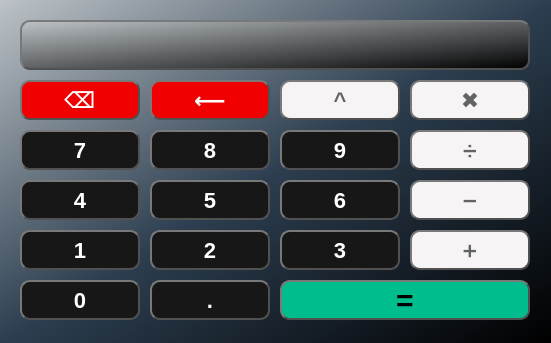
<?xml version="1.0" encoding="UTF-8"?>
<ui version="4.0">
 <class>QDialog</class>
 <widget class="QDialog" name="QDialog">
  <property name="enabled">
   <bool>true</bool>
  </property>
  <property name="geometry">
   <rect>
    <x>0</x>
    <y>0</y>
    <width>551</width>
    <height>343</height>
   </rect>
  </property>
  <property name="minimumSize">
   <size>
    <width>551</width>
    <height>343</height>
   </size>
  </property>
  <property name="maximumSize">
   <size>
    <width>551</width>
    <height>343</height>
   </size>
  </property>
  <property name="windowTitle">
   <string>Calcu ni Jonrets</string>
  </property>
  <property name="windowIcon">
   <iconset>
    <normaloff>Downloads/icon.ico</normaloff>Downloads/icon.ico</iconset>
  </property>
  <property name="autoFillBackground">
   <bool>false</bool>
  </property>
  <property name="styleSheet">
   <string notr="true">background-color: qlineargradient(x1: 0, y1: 0, x2: 1, y2: 1,stop: 0 #bdc3c7, stop: 0.5 #2c3e50, stop: 1 #000000);
</string>
  </property>
  <widget class="QPushButton" name="num7_button">
   <property name="geometry">
    <rect>
     <x>20</x>
     <y>130</y>
     <width>120</width>
     <height>40</height>
    </rect>
   </property>
   <property name="cursor">
    <cursorShape>PointingHandCursor</cursorShape>
   </property>
   <property name="styleSheet">
    <string notr="true">QPushButton{
    color: white;
    background-color: rgb(23, 23, 23);
    font: bold 22px;
    padding: 6px;
    border-style: outset;
    border-width: 2px;
    border-radius: 10px;
    border-color: rgb(81, 81, 81);
}

QPushButton:hover{
    background-color: rgb(36, 36, 36);

}

QPushButton:pressed{
    background-color: black;
}</string>
   </property>
   <property name="text">
    <string>7</string>
   </property>
  </widget>
  <widget class="QPushButton" name="num8_button">
   <property name="geometry">
    <rect>
     <x>150</x>
     <y>130</y>
     <width>120</width>
     <height>40</height>
    </rect>
   </property>
   <property name="cursor">
    <cursorShape>PointingHandCursor</cursorShape>
   </property>
   <property name="styleSheet">
    <string notr="true">QPushButton{
    color: white;
    background-color: rgb(23, 23, 23);
    font: bold 22px;
    padding: 6px;
    border-style: outset;
    border-width: 2px;
    border-radius: 10px;
    border-color: rgb(81, 81, 81);
}

QPushButton:hover{
    background-color: rgb(36, 36, 36);

}

QPushButton:pressed{
    background-color: black;
}</string>
   </property>
   <property name="text">
    <string>8</string>
   </property>
  </widget>
  <widget class="QPushButton" name="num6_button">
   <property name="geometry">
    <rect>
     <x>280</x>
     <y>180</y>
     <width>120</width>
     <height>40</height>
    </rect>
   </property>
   <property name="cursor">
    <cursorShape>PointingHandCursor</cursorShape>
   </property>
   <property name="styleSheet">
    <string notr="true">QPushButton{
    color: white;
    background-color: rgb(23, 23, 23);
    font: bold 22px;
    padding: 6px;
    border-style: outset;
    border-width: 2px;
    border-radius: 10px;
    border-color: rgb(81, 81, 81);
}

QPushButton:hover{
    background-color: rgb(36, 36, 36);

}

QPushButton:pressed{
    background-color: black;
}</string>
   </property>
   <property name="text">
    <string>6</string>
   </property>
  </widget>
  <widget class="QPushButton" name="num2_button">
   <property name="geometry">
    <rect>
     <x>150</x>
     <y>230</y>
     <width>120</width>
     <height>40</height>
    </rect>
   </property>
   <property name="cursor">
    <cursorShape>PointingHandCursor</cursorShape>
   </property>
   <property name="styleSheet">
    <string notr="true">QPushButton{
    color: white;
    background-color: rgb(23, 23, 23);
    font: bold 22px;
    padding: 6px;
    border-style: outset;
    border-width: 2px;
    border-radius: 10px;
    border-color: rgb(81, 81, 81);
}

QPushButton:hover{
    background-color: rgb(36, 36, 36);

}

QPushButton:pressed{
    background-color: black;
}</string>
   </property>
   <property name="text">
    <string>2</string>
   </property>
  </widget>
  <widget class="QPushButton" name="num3_button">
   <property name="geometry">
    <rect>
     <x>280</x>
     <y>230</y>
     <width>120</width>
     <height>40</height>
    </rect>
   </property>
   <property name="cursor">
    <cursorShape>PointingHandCursor</cursorShape>
   </property>
   <property name="styleSheet">
    <string notr="true">QPushButton{
    color: white;
    background-color: rgb(23, 23, 23);
    font: bold 22px;
    padding: 6px;
    border-style: outset;
    border-width: 2px;
    border-radius: 10px;
    border-color: rgb(81, 81, 81);
}

QPushButton:hover{
    background-color: rgb(36, 36, 36);

}

QPushButton:pressed{
    background-color: black;
}</string>
   </property>
   <property name="text">
    <string>3</string>
   </property>
  </widget>
  <widget class="QPushButton" name="num1_button">
   <property name="geometry">
    <rect>
     <x>20</x>
     <y>230</y>
     <width>120</width>
     <height>40</height>
    </rect>
   </property>
   <property name="cursor">
    <cursorShape>PointingHandCursor</cursorShape>
   </property>
   <property name="styleSheet">
    <string notr="true">QPushButton{
    color: white;
    background-color: rgb(23, 23, 23);
    font: bold 22px;
    padding: 6px;
    border-style: outset;
    border-width: 2px;
    border-radius: 10px;
    border-color: rgb(81, 81, 81);
}

QPushButton:hover{
    background-color: rgb(36, 36, 36);

}

QPushButton:pressed{
    background-color: black;
}</string>
   </property>
   <property name="text">
    <string>1</string>
   </property>
  </widget>
  <widget class="QPushButton" name="num9_button">
   <property name="geometry">
    <rect>
     <x>280</x>
     <y>130</y>
     <width>120</width>
     <height>40</height>
    </rect>
   </property>
   <property name="cursor">
    <cursorShape>PointingHandCursor</cursorShape>
   </property>
   <property name="styleSheet">
    <string notr="true">QPushButton{
    color: white;
    background-color: rgb(23, 23, 23);
    font: bold 22px;
    padding: 6px;
    border-style: outset;
    border-width: 2px;
    border-radius: 10px;
    border-color: rgb(81, 81, 81);
}

QPushButton:hover{
    background-color: rgb(36, 36, 36);

}

QPushButton:pressed{
    background-color: black;
}</string>
   </property>
   <property name="text">
    <string>9</string>
   </property>
  </widget>
  <widget class="QPushButton" name="num4_button">
   <property name="geometry">
    <rect>
     <x>20</x>
     <y>180</y>
     <width>120</width>
     <height>40</height>
    </rect>
   </property>
   <property name="cursor">
    <cursorShape>PointingHandCursor</cursorShape>
   </property>
   <property name="styleSheet">
    <string notr="true">QPushButton{
    color: white;
    background-color: rgb(23, 23, 23);
    font: bold 22px;
    padding: 6px;
    border-style: outset;
    border-width: 2px;
    border-radius: 10px;
    border-color: rgb(81, 81, 81);
}

QPushButton:hover{
    background-color: rgb(36, 36, 36);

}

QPushButton:pressed{
    background-color: black;
}</string>
   </property>
   <property name="text">
    <string>4</string>
   </property>
  </widget>
  <widget class="QPushButton" name="num5_button">
   <property name="geometry">
    <rect>
     <x>150</x>
     <y>180</y>
     <width>120</width>
     <height>40</height>
    </rect>
   </property>
   <property name="cursor">
    <cursorShape>PointingHandCursor</cursorShape>
   </property>
   <property name="styleSheet">
    <string notr="true">QPushButton{
    color: white;
    background-color: rgb(23, 23, 23);
    font: bold 22px;
    padding: 6px;
    border-style: outset;
    border-width: 2px;
    border-radius: 10px;
    border-color: rgb(81, 81, 81);
}

QPushButton:hover{
    background-color: rgb(36, 36, 36);

}

QPushButton:pressed{
    background-color: black;
}</string>
   </property>
   <property name="text">
    <string>5</string>
   </property>
  </widget>
  <widget class="QPushButton" name="sub_button">
   <property name="geometry">
    <rect>
     <x>410</x>
     <y>180</y>
     <width>120</width>
     <height>40</height>
    </rect>
   </property>
   <property name="cursor">
    <cursorShape>PointingHandCursor</cursorShape>
   </property>
   <property name="styleSheet">
    <string notr="true">QPushButton{
    color: rgb(99, 99, 99);
    background-color: rgb(246, 244, 244);
    font: bold 18px;
    padding: 6px;
    border-style: outset;
    border-width: 2px;
    border-radius: 10px;
    border-color: rgb(81, 81, 81);
}

QPushButton:hover{
    background-color: white;

}

QPushButton:pressed{
    background-color: rgb(237, 233, 233);
}</string>
   </property>
   <property name="text">
    <string>➖</string>
   </property>
  </widget>
  <widget class="QPushButton" name="div_button">
   <property name="geometry">
    <rect>
     <x>410</x>
     <y>130</y>
     <width>120</width>
     <height>40</height>
    </rect>
   </property>
   <property name="cursor">
    <cursorShape>PointingHandCursor</cursorShape>
   </property>
   <property name="styleSheet">
    <string notr="true">QPushButton{
    color: rgb(99, 99, 99);
    background-color: rgb(246, 244, 244);
    font: bold 18px;
    padding: 6px;
    border-style: outset;
    border-width: 2px;
    border-radius: 10px;
    border-color: rgb(81, 81, 81);
}

QPushButton:hover{
    background-color: white;

}

QPushButton:pressed{
    background-color: rgb(237, 233, 233);
}</string>
   </property>
   <property name="text">
    <string>➗</string>
   </property>
  </widget>
  <widget class="QPushButton" name="num0_button">
   <property name="geometry">
    <rect>
     <x>20</x>
     <y>280</y>
     <width>120</width>
     <height>40</height>
    </rect>
   </property>
   <property name="cursor">
    <cursorShape>PointingHandCursor</cursorShape>
   </property>
   <property name="styleSheet">
    <string notr="true">QPushButton{
    color: white;
    background-color: rgb(23, 23, 23);
    font: bold 22px;
    padding: 6px;
    border-style: outset;
    border-width: 2px;
    border-radius: 10px;
    border-color: rgb(81, 81, 81);
}

QPushButton:hover{
    background-color: rgb(36, 36, 36);

}

QPushButton:pressed{
    background-color: black;
}</string>
   </property>
   <property name="text">
    <string>0</string>
   </property>
  </widget>
  <widget class="QPushButton" name="plus_button">
   <property name="geometry">
    <rect>
     <x>410</x>
     <y>230</y>
     <width>120</width>
     <height>40</height>
    </rect>
   </property>
   <property name="cursor">
    <cursorShape>PointingHandCursor</cursorShape>
   </property>
   <property name="styleSheet">
    <string notr="true">QPushButton{
    color: rgb(99, 99, 99);
    background-color: rgb(246, 244, 244);
    font: bold 18px;
    padding: 6px;
    border-style: outset;
    border-width: 2px;
    border-radius: 10px;
    border-color: rgb(81, 81, 81);
}

QPushButton:hover{
    background-color: white;

}

QPushButton:pressed{
    background-color: rgb(237, 233, 233);
}</string>
   </property>
   <property name="text">
    <string>➕</string>
   </property>
  </widget>
  <widget class="QPushButton" name="dot_button">
   <property name="geometry">
    <rect>
     <x>150</x>
     <y>280</y>
     <width>120</width>
     <height>40</height>
    </rect>
   </property>
   <property name="cursor">
    <cursorShape>PointingHandCursor</cursorShape>
   </property>
   <property name="styleSheet">
    <string notr="true">QPushButton{
    color: white;
    background-color: rgb(23, 23, 23);
    font: bold 22px;
    padding: 6px;
    border-style: outset;
    border-width: 2px;
    border-radius: 10px;
    border-color: rgb(81, 81, 81);
}

QPushButton:hover{
    background-color: rgb(36, 36, 36);

}

QPushButton:pressed{
    background-color: black;
}</string>
   </property>
   <property name="text">
    <string>.</string>
   </property>
  </widget>
  <widget class="QPushButton" name="power_button">
   <property name="geometry">
    <rect>
     <x>280</x>
     <y>80</y>
     <width>120</width>
     <height>40</height>
    </rect>
   </property>
   <property name="cursor">
    <cursorShape>PointingHandCursor</cursorShape>
   </property>
   <property name="styleSheet">
    <string notr="true">QPushButton{
    color: rgb(99, 99, 99);
    background-color: rgb(246, 244, 244);
    font: bold 22px;
    padding: 6px;
    border-style: outset;
    border-width: 2px;
    border-radius: 10px;
    border-color: rgb(81, 81, 81);
}

QPushButton:hover{
    background-color: white;

}

QPushButton:pressed{
    background-color: rgb(237, 233, 233);
}</string>
   </property>
   <property name="text">
    <string>^</string>
   </property>
  </widget>
  <widget class="QPushButton" name="equal_button">
   <property name="geometry">
    <rect>
     <x>280</x>
     <y>280</y>
     <width>250</width>
     <height>40</height>
    </rect>
   </property>
   <property name="cursor">
    <cursorShape>PointingHandCursor</cursorShape>
   </property>
   <property name="styleSheet">
    <string notr="true">QPushButton{
    color: black;
    background-color: rgb(0, 189, 142);
    font: bold 30px;
    padding: 6px;
    border-style: outset;
    border-width: 2px;
    border-radius: 10px;
    border-color: rgb(81, 81, 81);
}

QPushButton:hover{
    background-color: rgb(0, 219, 164);

}

QPushButton:pressed{
    background-color: rgb(0, 168, 126);
}</string>
   </property>
   <property name="text">
    <string>=</string>
   </property>
  </widget>
  <widget class="QPushButton" name="mul_button">
   <property name="geometry">
    <rect>
     <x>410</x>
     <y>80</y>
     <width>120</width>
     <height>40</height>
    </rect>
   </property>
   <property name="cursor">
    <cursorShape>PointingHandCursor</cursorShape>
   </property>
   <property name="styleSheet">
    <string notr="true">QPushButton{
    color: rgb(99, 99, 99);
    background-color: rgb(246, 244, 244);
    font: bold 22px;
    padding: 6px;
    border-style: outset;
    border-width: 2px;
    border-radius: 10px;
    border-color: rgb(81, 81, 81);
}

QPushButton:hover{
    background-color: white;

}

QPushButton:pressed{
    background-color: rgb(237, 233, 233);
}</string>
   </property>
   <property name="text">
    <string>✖️</string>
   </property>
  </widget>
  <widget class="QPushButton" name="back_button">
   <property name="geometry">
    <rect>
     <x>150</x>
     <y>80</y>
     <width>120</width>
     <height>40</height>
    </rect>
   </property>
   <property name="cursor">
    <cursorShape>PointingHandCursor</cursorShape>
   </property>
   <property name="styleSheet">
    <string notr="true">QPushButton{
    color: white;
    background-color: rgb(240, 0, 0);
    font: bold 22px;
    padding: 6px;
    border-style: outset;
    border-width: 2px;
    border-radius: 10px;
    border-color: rgb(81, 81, 81);
}

QPushButton:hover{
    background-color: rgb(255, 41, 41);

}

QPushButton:pressed{
    background-color: rgb(224, 0, 0);
}</string>
   </property>
   <property name="text">
    <string>⟵</string>
   </property>
  </widget>
  <widget class="QPushButton" name="clear_button">
   <property name="geometry">
    <rect>
     <x>20</x>
     <y>80</y>
     <width>120</width>
     <height>40</height>
    </rect>
   </property>
   <property name="cursor">
    <cursorShape>PointingHandCursor</cursorShape>
   </property>
   <property name="styleSheet">
    <string notr="true">QPushButton{
    color: white;
    background-color: rgb(240, 0, 0);
    font: bold 22px;
    padding: 6px;
    border-style: outset;
    border-width: 2px;
    border-radius: 10px;
    border-color: rgb(81, 81, 81);
}

QPushButton:hover{
    background-color: rgb(255, 41, 41);

}

QPushButton:pressed{
    background-color: rgb(224, 0, 0);
}</string>
   </property>
   <property name="text">
    <string>⌫</string>
   </property>
  </widget>
  <widget class="QLineEdit" name="line_edit">
   <property name="geometry">
    <rect>
     <x>20</x>
     <y>20</y>
     <width>510</width>
     <height>50</height>
    </rect>
   </property>
   <property name="styleSheet">
    <string notr="true">background-color: qlineargradient(x1: 0, y1: 0, x2: 1, y2: 1,stop: 0 #bdc3c7, stop: 1 #000000);

color: white;
border-style: outset;
border-width: 2px;
border-radius: 10px;
border-color: rgb(81, 81, 81);
font: bold 22px;
padding: 6px;
</string>
   </property>
   <property name="text">
    <string/>
   </property>
   <property name="readOnly">
    <bool>true</bool>
   </property>
  </widget>
 </widget>
 <resources/>
 <connections/>
</ui>
